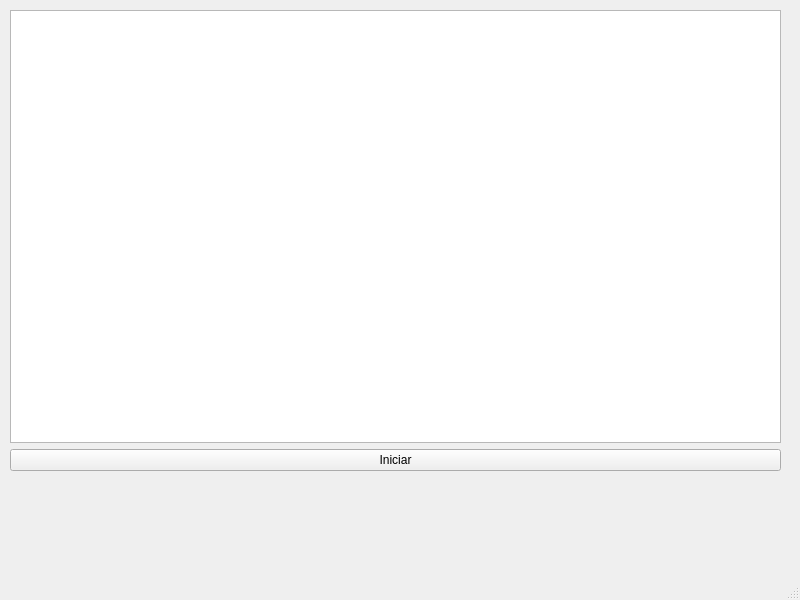
<?xml version="1.0" encoding="UTF-8"?>
<ui version="4.0">
 <class>MainWindow</class>
 <widget class="QMainWindow" name="MainWindow">
  <property name="geometry">
   <rect>
    <x>0</x>
    <y>0</y>
    <width>800</width>
    <height>600</height>
   </rect>
  </property>
  <property name="windowTitle">
   <string>MainWindow</string>
  </property>
  <widget class="QWidget" name="centralwidget">
   <widget class="QWidget" name="verticalLayoutWidget">
    <property name="geometry">
     <rect>
      <x>10</x>
      <y>10</y>
      <width>771</width>
      <height>461</height>
     </rect>
    </property>
    <layout class="QVBoxLayout" name="verticalLayout">
     <item>
      <widget class="QGraphicsView" name="graphicsView"/>
     </item>
     <item>
      <widget class="QPushButton" name="iniciar">
       <property name="text">
        <string>Iniciar</string>
       </property>
      </widget>
     </item>
    </layout>
   </widget>
  </widget>
  <widget class="QMenuBar" name="menubar">
   <property name="geometry">
    <rect>
     <x>0</x>
     <y>0</y>
     <width>800</width>
     <height>22</height>
    </rect>
   </property>
  </widget>
  <widget class="QStatusBar" name="statusbar"/>
 </widget>
 <resources/>
 <connections/>
</ui>
